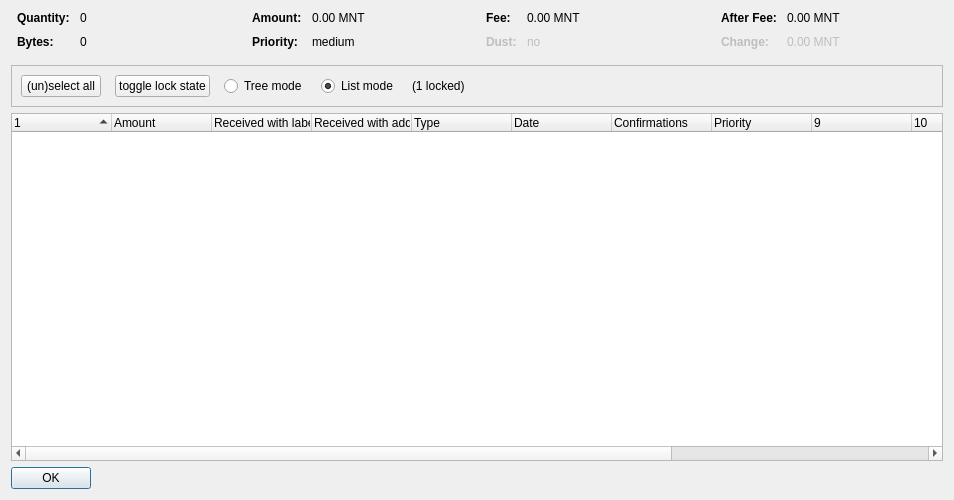
<?xml version="1.0" encoding="UTF-8"?>
<ui version="4.0">
 <class>CoinControlDialog</class>
 <widget class="QDialog" name="CoinControlDialog">
  <property name="geometry">
   <rect>
    <x>0</x>
    <y>0</y>
    <width>954</width>
    <height>500</height>
   </rect>
  </property>
  <property name="windowTitle">
   <string>Coin Selection</string>
  </property>
  <layout class="QVBoxLayout" name="verticalLayout">
   <item>
    <layout class="QHBoxLayout" name="horizontalLayoutTop" stretch="0,0,0,0">
     <property name="topMargin">
      <number>0</number>
     </property>
     <property name="bottomMargin">
      <number>10</number>
     </property>
     <item>
      <layout class="QFormLayout" name="formLayoutCoinControl1">
       <property name="horizontalSpacing">
        <number>10</number>
       </property>
       <property name="verticalSpacing">
        <number>10</number>
       </property>
       <property name="leftMargin">
        <number>6</number>
       </property>
       <property name="rightMargin">
        <number>6</number>
       </property>
       <item row="0" column="0">
        <widget class="QLabel" name="labelCoinControlQuantityText">
         <property name="font">
          <font>
           <weight>75</weight>
           <bold>true</bold>
          </font>
         </property>
         <property name="text">
          <string>Quantity:</string>
         </property>
        </widget>
       </item>
       <item row="0" column="1">
        <widget class="QLabel" name="labelCoinControlQuantity">
         <property name="cursor">
          <cursorShape>IBeamCursor</cursorShape>
         </property>
         <property name="contextMenuPolicy">
          <enum>Qt::ActionsContextMenu</enum>
         </property>
         <property name="text">
          <string notr="true">0</string>
         </property>
         <property name="textInteractionFlags">
          <set>Qt::LinksAccessibleByMouse|Qt::TextSelectableByKeyboard|Qt::TextSelectableByMouse</set>
         </property>
        </widget>
       </item>
       <item row="1" column="0">
        <widget class="QLabel" name="labelCoinControlBytesText">
         <property name="font">
          <font>
           <weight>75</weight>
           <bold>true</bold>
          </font>
         </property>
         <property name="text">
          <string>Bytes:</string>
         </property>
        </widget>
       </item>
       <item row="1" column="1">
        <widget class="QLabel" name="labelCoinControlBytes">
         <property name="cursor">
          <cursorShape>IBeamCursor</cursorShape>
         </property>
         <property name="contextMenuPolicy">
          <enum>Qt::ActionsContextMenu</enum>
         </property>
         <property name="text">
          <string notr="true">0</string>
         </property>
         <property name="textInteractionFlags">
          <set>Qt::LinksAccessibleByMouse|Qt::TextSelectableByKeyboard|Qt::TextSelectableByMouse</set>
         </property>
        </widget>
       </item>
      </layout>
     </item>
     <item>
      <layout class="QFormLayout" name="formLayoutCoinControl2">
       <property name="horizontalSpacing">
        <number>10</number>
       </property>
       <property name="verticalSpacing">
        <number>10</number>
       </property>
       <property name="leftMargin">
        <number>6</number>
       </property>
       <property name="rightMargin">
        <number>6</number>
       </property>
       <item row="0" column="0">
        <widget class="QLabel" name="labelCoinControlAmountText">
         <property name="font">
          <font>
           <weight>75</weight>
           <bold>true</bold>
          </font>
         </property>
         <property name="text">
          <string>Amount:</string>
         </property>
        </widget>
       </item>
       <item row="0" column="1">
        <widget class="QLabel" name="labelCoinControlAmount">
         <property name="cursor">
          <cursorShape>IBeamCursor</cursorShape>
         </property>
         <property name="contextMenuPolicy">
          <enum>Qt::ActionsContextMenu</enum>
         </property>
         <property name="text">
          <string notr="true">0.00 MNT</string>
         </property>
         <property name="textInteractionFlags">
          <set>Qt::LinksAccessibleByMouse|Qt::TextSelectableByKeyboard|Qt::TextSelectableByMouse</set>
         </property>
        </widget>
       </item>
       <item row="1" column="0">
        <widget class="QLabel" name="labelCoinControlPriorityText">
         <property name="font">
          <font>
           <weight>75</weight>
           <bold>true</bold>
          </font>
         </property>
         <property name="text">
          <string>Priority:</string>
         </property>
        </widget>
       </item>
       <item row="1" column="1">
        <widget class="QLabel" name="labelCoinControlPriority">
         <property name="cursor">
          <cursorShape>IBeamCursor</cursorShape>
         </property>
         <property name="contextMenuPolicy">
          <enum>Qt::ActionsContextMenu</enum>
         </property>
         <property name="text">
          <string>medium</string>
         </property>
         <property name="textInteractionFlags">
          <set>Qt::LinksAccessibleByMouse|Qt::TextSelectableByKeyboard|Qt::TextSelectableByMouse</set>
         </property>
        </widget>
       </item>
      </layout>
     </item>
     <item>
      <layout class="QFormLayout" name="formLayoutCoinControl3">
       <property name="horizontalSpacing">
        <number>10</number>
       </property>
       <property name="verticalSpacing">
        <number>10</number>
       </property>
       <property name="leftMargin">
        <number>6</number>
       </property>
       <property name="rightMargin">
        <number>6</number>
       </property>
       <item row="0" column="0">
        <widget class="QLabel" name="labelCoinControlFeeText">
         <property name="font">
          <font>
           <weight>75</weight>
           <bold>true</bold>
          </font>
         </property>
         <property name="text">
          <string>Fee:</string>
         </property>
        </widget>
       </item>
       <item row="0" column="1">
        <widget class="QLabel" name="labelCoinControlFee">
         <property name="cursor">
          <cursorShape>IBeamCursor</cursorShape>
         </property>
         <property name="contextMenuPolicy">
          <enum>Qt::ActionsContextMenu</enum>
         </property>
         <property name="text">
          <string notr="true">0.00 MNT</string>
         </property>
         <property name="textInteractionFlags">
          <set>Qt::LinksAccessibleByMouse|Qt::TextSelectableByKeyboard|Qt::TextSelectableByMouse</set>
         </property>
        </widget>
       </item>
       <item row="1" column="0">
        <widget class="QLabel" name="labelCoinControlLowOutputText">
         <property name="enabled">
          <bool>false</bool>
         </property>
         <property name="font">
          <font>
           <weight>75</weight>
           <bold>true</bold>
          </font>
         </property>
         <property name="text">
          <string>Dust:</string>
         </property>
        </widget>
       </item>
       <item row="1" column="1">
        <widget class="QLabel" name="labelCoinControlLowOutput">
         <property name="enabled">
          <bool>false</bool>
         </property>
         <property name="cursor">
          <cursorShape>IBeamCursor</cursorShape>
         </property>
         <property name="contextMenuPolicy">
          <enum>Qt::ActionsContextMenu</enum>
         </property>
         <property name="text">
          <string>no</string>
         </property>
         <property name="textInteractionFlags">
          <set>Qt::LinksAccessibleByMouse|Qt::TextSelectableByKeyboard|Qt::TextSelectableByMouse</set>
         </property>
        </widget>
       </item>
      </layout>
     </item>
     <item>
      <layout class="QFormLayout" name="formLayoutCoinControl4">
       <property name="horizontalSpacing">
        <number>10</number>
       </property>
       <property name="verticalSpacing">
        <number>10</number>
       </property>
       <property name="leftMargin">
        <number>6</number>
       </property>
       <property name="rightMargin">
        <number>6</number>
       </property>
       <item row="0" column="0">
        <widget class="QLabel" name="labelCoinControlAfterFeeText">
         <property name="font">
          <font>
           <weight>75</weight>
           <bold>true</bold>
          </font>
         </property>
         <property name="text">
          <string>After Fee:</string>
         </property>
        </widget>
       </item>
       <item row="0" column="1">
        <widget class="QLabel" name="labelCoinControlAfterFee">
         <property name="cursor">
          <cursorShape>IBeamCursor</cursorShape>
         </property>
         <property name="contextMenuPolicy">
          <enum>Qt::ActionsContextMenu</enum>
         </property>
         <property name="text">
          <string notr="true">0.00 MNT</string>
         </property>
         <property name="textInteractionFlags">
          <set>Qt::LinksAccessibleByMouse|Qt::TextSelectableByKeyboard|Qt::TextSelectableByMouse</set>
         </property>
        </widget>
       </item>
       <item row="1" column="0">
        <widget class="QLabel" name="labelCoinControlChangeText">
         <property name="enabled">
          <bool>false</bool>
         </property>
         <property name="font">
          <font>
           <weight>75</weight>
           <bold>true</bold>
          </font>
         </property>
         <property name="text">
          <string>Change:</string>
         </property>
        </widget>
       </item>
       <item row="1" column="1">
        <widget class="QLabel" name="labelCoinControlChange">
         <property name="enabled">
          <bool>false</bool>
         </property>
         <property name="cursor">
          <cursorShape>IBeamCursor</cursorShape>
         </property>
         <property name="contextMenuPolicy">
          <enum>Qt::ActionsContextMenu</enum>
         </property>
         <property name="text">
          <string notr="true">0.00 MNT</string>
         </property>
         <property name="textInteractionFlags">
          <set>Qt::LinksAccessibleByMouse|Qt::TextSelectableByKeyboard|Qt::TextSelectableByMouse</set>
         </property>
        </widget>
       </item>
      </layout>
     </item>
    </layout>
   </item>
   <item>
    <widget class="QFrame" name="frame">
     <property name="minimumSize">
      <size>
       <width>0</width>
       <height>40</height>
      </size>
     </property>
     <property name="frameShape">
      <enum>QFrame::StyledPanel</enum>
     </property>
     <property name="frameShadow">
      <enum>QFrame::Sunken</enum>
     </property>
     <layout class="QHBoxLayout" name="horizontalLayout">
      <item>
       <layout class="QHBoxLayout" name="horizontalLayoutPanel" stretch="0,0,0,0,0,0">
        <property name="spacing">
         <number>14</number>
        </property>
        <item>
         <widget class="QPushButton" name="pushButtonSelectAll">
          <property name="sizePolicy">
           <sizepolicy hsizetype="Maximum" vsizetype="Fixed">
            <horstretch>0</horstretch>
            <verstretch>0</verstretch>
           </sizepolicy>
          </property>
          <property name="text">
           <string>(un)select all</string>
          </property>
          <property name="autoDefault">
           <bool>false</bool>
          </property>
         </widget>
        </item>
        <item>
         <widget class="QPushButton" name="pushButtonToggleLock">
          <property name="sizePolicy">
           <sizepolicy hsizetype="Maximum" vsizetype="Fixed">
            <horstretch>0</horstretch>
            <verstretch>0</verstretch>
           </sizepolicy>
          </property>
          <property name="text">
           <string>toggle lock state</string>
          </property>
          <property name="autoDefault">
           <bool>false</bool>
          </property>
         </widget>
        </item>
        <item>
         <widget class="QRadioButton" name="radioTreeMode">
          <property name="sizePolicy">
           <sizepolicy hsizetype="Maximum" vsizetype="Fixed">
            <horstretch>0</horstretch>
            <verstretch>0</verstretch>
           </sizepolicy>
          </property>
          <property name="text">
           <string>Tree mode</string>
          </property>
         </widget>
        </item>
        <item>
         <widget class="QRadioButton" name="radioListMode">
          <property name="sizePolicy">
           <sizepolicy hsizetype="Maximum" vsizetype="Fixed">
            <horstretch>0</horstretch>
            <verstretch>0</verstretch>
           </sizepolicy>
          </property>
          <property name="text">
           <string>List mode</string>
          </property>
          <property name="checked">
           <bool>true</bool>
          </property>
         </widget>
        </item>
        <item>
         <widget class="QLabel" name="labelLocked">
          <property name="text">
           <string>(1 locked)</string>
          </property>
         </widget>
        </item>
        <item>
         <spacer name="horizontalSpacer">
          <property name="orientation">
           <enum>Qt::Horizontal</enum>
          </property>
          <property name="sizeHint" stdset="0">
           <size>
            <width>40</width>
            <height>20</height>
           </size>
          </property>
         </spacer>
        </item>
       </layout>
      </item>
     </layout>
    </widget>
   </item>
   <item>
    <widget class="CoinControlTreeWidget" name="treeWidget">
     <property name="contextMenuPolicy">
      <enum>Qt::CustomContextMenu</enum>
     </property>
     <property name="sortingEnabled">
      <bool>false</bool>
     </property>
     <property name="columnCount">
      <number>13</number>
     </property>
     <attribute name="headerShowSortIndicator" stdset="0">
      <bool>true</bool>
     </attribute>
     <attribute name="headerStretchLastSection">
      <bool>false</bool>
     </attribute>
     <column>
      <property name="text">
       <string/>
      </property>
     </column>
     <column>
      <property name="text">
       <string>Amount</string>
      </property>
     </column>
     <column>
      <property name="text">
       <string>Received with label</string>
      </property>
     </column>
     <column>
      <property name="text">
       <string>Received with address</string>
      </property>
     </column>
     <column>
      <property name="text">
       <string>Type</string>
      </property>
     </column>
     <column>
      <property name="text">
       <string>Date</string>
      </property>
     </column>
     <column>
      <property name="text">
       <string>Confirmations</string>
      </property>
      <property name="toolTip">
       <string>Confirmed</string>
      </property>
     </column>
     <column>
      <property name="text">
       <string>Priority</string>
      </property>
     </column>
     <column>
      <property name="text">
       <string/>
      </property>
     </column>
     <column>
      <property name="text">
       <string/>
      </property>
     </column>
     <column>
      <property name="text">
       <string/>
      </property>
     </column>
     <column>
      <property name="text">
       <string/>
      </property>
     </column>
     <column>
      <property name="text">
       <string/>
      </property>
     </column>
    </widget>
   </item>
   <item>
    <widget class="QDialogButtonBox" name="buttonBox">
     <property name="sizePolicy">
      <sizepolicy hsizetype="Maximum" vsizetype="Fixed">
       <horstretch>0</horstretch>
       <verstretch>0</verstretch>
      </sizepolicy>
     </property>
     <property name="orientation">
      <enum>Qt::Horizontal</enum>
     </property>
     <property name="standardButtons">
      <set>QDialogButtonBox::Ok</set>
     </property>
    </widget>
   </item>
  </layout>
 </widget>
 <customwidgets>
  <customwidget>
   <class>CoinControlTreeWidget</class>
   <extends>QTreeWidget</extends>
   <header>coincontroltreewidget.h</header>
  </customwidget>
 </customwidgets>
 <resources/>
 <connections/>
</ui>
